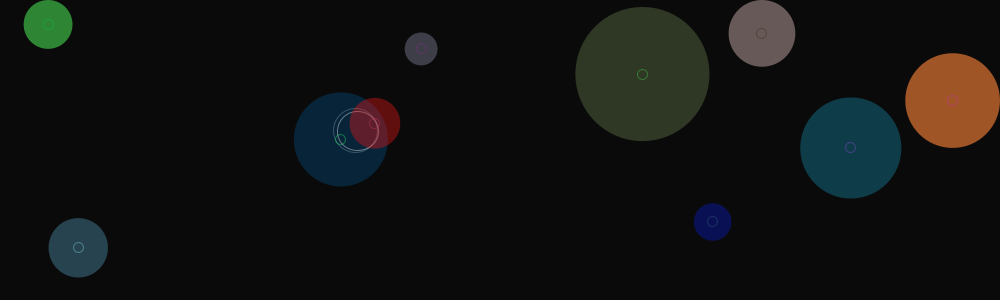
Frame 1 (no input)
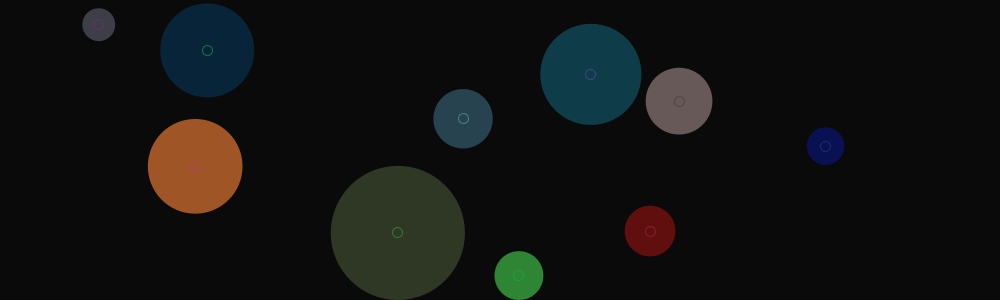
Frame 60 (the mouse pressed at the canvas centre just before this capture)
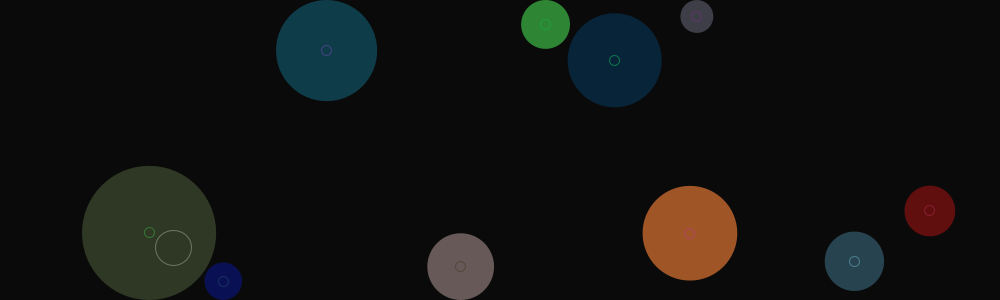
Frame 120 (the mouse held since frame 60 and released just before this capture)

The Processing sketch that drew these frames (run headless with seeded random() and noise(); from frame 60 on, the mouse is pressed at the canvas centre):

// Processing sketch: processing_123224
// ── processing_123224.pde

//busy buble
//by XinhanYen,Email:archi730@hotmail.com
//inspire by Exercise Program for the lecture on "Emergence"
// a program to draw bouncing circles using objects
// for Design Programming Design, Fall 2013 NCKU
// schien@mail.ncku.edu.tw


int _num = 10;
Circle[] _circleArr = {
};
void setup() {
  size(1000, 300);
  background(10);
  strokeWeight(1);
  fill(150, 50);
  drawCircles();
}
void draw() {
  background(10);
  for (int i=0; i<_circleArr.length; i++) {
    Circle thisCirc = _circleArr[i];
    thisCirc.updateMe();
  }
}
void mouseReleased() {
  drawCircles();
}
void drawCircles() {
  for (int i=0; i<_num; i++) {
    Circle thisCirc = new Circle();
    thisCirc.drawMe();
    _circleArr =(Circle[])append(_circleArr, 
    thisCirc);
  }
}

//

class Circle {
  float x, y;
  float radius;
  color linecol, fillcol;
  float alph;
  float xmove, ymove;
  Circle() {
    x = random(width);
    y = random(height);
    radius = random(60) + 10;
    linecol = color(random(255), random(255), random(255));
    fillcol = color(random(255), random(255), random(255));
    alph = random(100)+80;
    xmove = random(14) - 7;
    ymove = random(8) - 4;
  }
  void drawMe() {
    noStroke();
    fill(fillcol, alph);
    ellipse(x, y, radius*2, radius*2);
    stroke(linecol, 100);
    noFill();
    ellipse(x, y, 10, 10);
  }
  void updateMe() {
    x += xmove;
    y += ymove;
    if (x > (width-radius)) { 
      x =width-radius;
      xmove= -(xmove+10);
    }
    if (x < (radius)) { 
      x = radius;
      xmove= -(xmove-10);
    }
    if (y > (height-radius)) { 
      y = height-radius;
      ymove= -(ymove+10);
    }
    if (y < (radius)) { 
      y = radius;
      ymove= -(ymove-10);
    }
 
    boolean touching = false;
    for (int i=0; i<_circleArr.length; i++) {
      Circle otherCirc = _circleArr[i];
      if (otherCirc != this) {
        float dis = dist(x, y, otherCirc.x, otherCirc.y);
        float overlap = dis - radius - otherCirc.radius;
        if (overlap < 0) {
          float midx, midy;
          midx = (x + otherCirc.x)/2;
          midy = (y + otherCirc.y)/2;
          stroke(255, 100);
          noFill();
          overlap *= -1;
          ellipse(midx, midy, overlap+random(10), overlap+random(10));
        }
      }
    }
    drawMe();
  }
}
